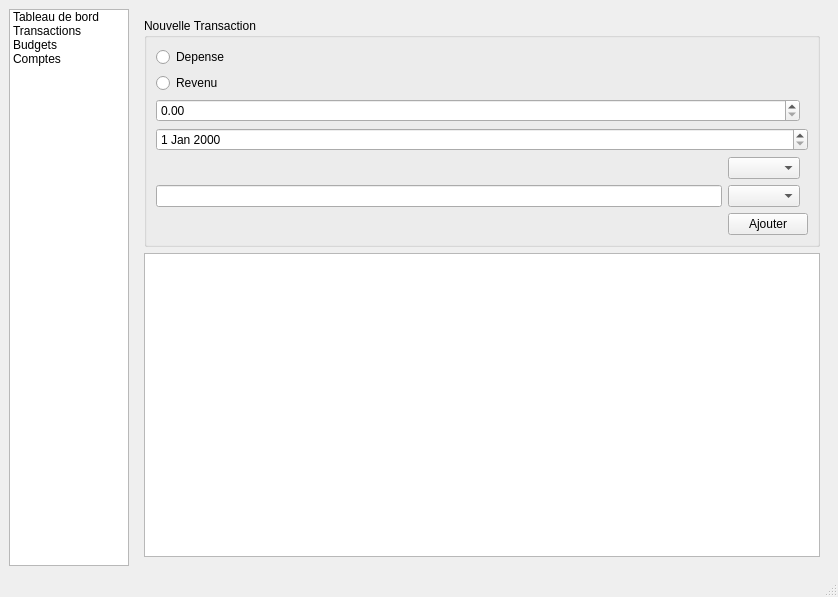
<?xml version="1.0" encoding="UTF-8"?>
<ui version="4.0">
 <class>MainWindow</class>
 <widget class="QMainWindow" name="MainWindow">
  <property name="geometry">
   <rect>
    <x>0</x>
    <y>0</y>
    <width>838</width>
    <height>597</height>
   </rect>
  </property>
  <property name="windowTitle">
   <string>MainWindow</string>
  </property>
  <widget class="QWidget" name="centralwidget">
   <layout class="QHBoxLayout" name="horizontalLayout">
    <item alignment="Qt::AlignLeft">
     <widget class="QListWidget" name="listWidget">
      <property name="maximumSize">
       <size>
        <width>120</width>
        <height>16777215</height>
       </size>
      </property>
      <item>
       <property name="text">
        <string>Tableau de bord</string>
       </property>
      </item>
      <item>
       <property name="text">
        <string>Transactions</string>
       </property>
      </item>
      <item>
       <property name="text">
        <string>Budgets</string>
       </property>
      </item>
      <item>
       <property name="text">
        <string>Comptes</string>
       </property>
      </item>
     </widget>
    </item>
    <item>
     <widget class="QStackedWidget" name="stackedWidget">
      <property name="currentIndex">
       <number>1</number>
      </property>
      <widget class="QWidget" name="page_3">
       <layout class="QVBoxLayout" name="verticalLayout_2">
        <item>
         <layout class="QHBoxLayout" name="horizontalLayout_2">
          <item>
           <widget class="QLabel" name="label_2">
            <property name="text">
             <string>Solde;0,00€</string>
            </property>
           </widget>
          </item>
          <item>
           <widget class="QLabel" name="label_3">
            <property name="text">
             <string>Revenus du mois:0,00€</string>
            </property>
           </widget>
          </item>
          <item>
           <widget class="QLabel" name="label">
            <property name="text">
             <string>Depense du mois:0,00€</string>
            </property>
           </widget>
          </item>
         </layout>
        </item>
        <item>
         <layout class="QHBoxLayout" name="horizontalLayout_4">
          <item>
           <widget class="QFrame" name="frame_2">
            <property name="frameShape">
             <enum>QFrame::Box</enum>
            </property>
            <property name="frameShadow">
             <enum>QFrame::Raised</enum>
            </property>
           </widget>
          </item>
          <item>
           <widget class="QFrame" name="frame">
            <property name="frameShape">
             <enum>QFrame::Box</enum>
            </property>
            <property name="frameShadow">
             <enum>QFrame::Raised</enum>
            </property>
           </widget>
          </item>
         </layout>
        </item>
        <item alignment="Qt::AlignBottom">
         <widget class="QTableView" name="tableView"/>
        </item>
       </layout>
      </widget>
      <widget class="QWidget" name="page_4">
       <layout class="QVBoxLayout" name="verticalLayout_3">
        <item>
         <widget class="QGroupBox" name="groupBox">
          <property name="title">
           <string>Nouvelle Transaction</string>
          </property>
          <layout class="QGridLayout" name="gridLayout">
           <item row="0" column="0" colspan="2">
            <widget class="QRadioButton" name="radioButton">
             <property name="text">
              <string>Depense</string>
             </property>
            </widget>
           </item>
           <item row="1" column="0" colspan="2">
            <widget class="QRadioButton" name="radioButton_2">
             <property name="text">
              <string>Revenu</string>
             </property>
            </widget>
           </item>
           <item row="2" column="0" colspan="2">
            <widget class="QDoubleSpinBox" name="doubleSpinBox"/>
           </item>
           <item row="3" column="0" colspan="3">
            <widget class="QDateEdit" name="dateEdit"/>
           </item>
           <item row="4" column="1">
            <widget class="QComboBox" name="comboBox"/>
           </item>
           <item row="5" column="0">
            <widget class="QLineEdit" name="lineEdit"/>
           </item>
           <item row="5" column="1">
            <widget class="QComboBox" name="comboBox_2"/>
           </item>
           <item row="6" column="1" colspan="2">
            <widget class="QPushButton" name="pushButton">
             <property name="text">
              <string>Ajouter</string>
             </property>
            </widget>
           </item>
          </layout>
         </widget>
        </item>
        <item>
         <widget class="QTableView" name="tableView_2"/>
        </item>
       </layout>
      </widget>
     </widget>
    </item>
   </layout>
  </widget>
  <widget class="QMenuBar" name="menubar">
   <property name="geometry">
    <rect>
     <x>0</x>
     <y>0</y>
     <width>838</width>
     <height>19</height>
    </rect>
   </property>
  </widget>
  <widget class="QStatusBar" name="statusbar"/>
 </widget>
 <resources/>
 <connections/>
</ui>
